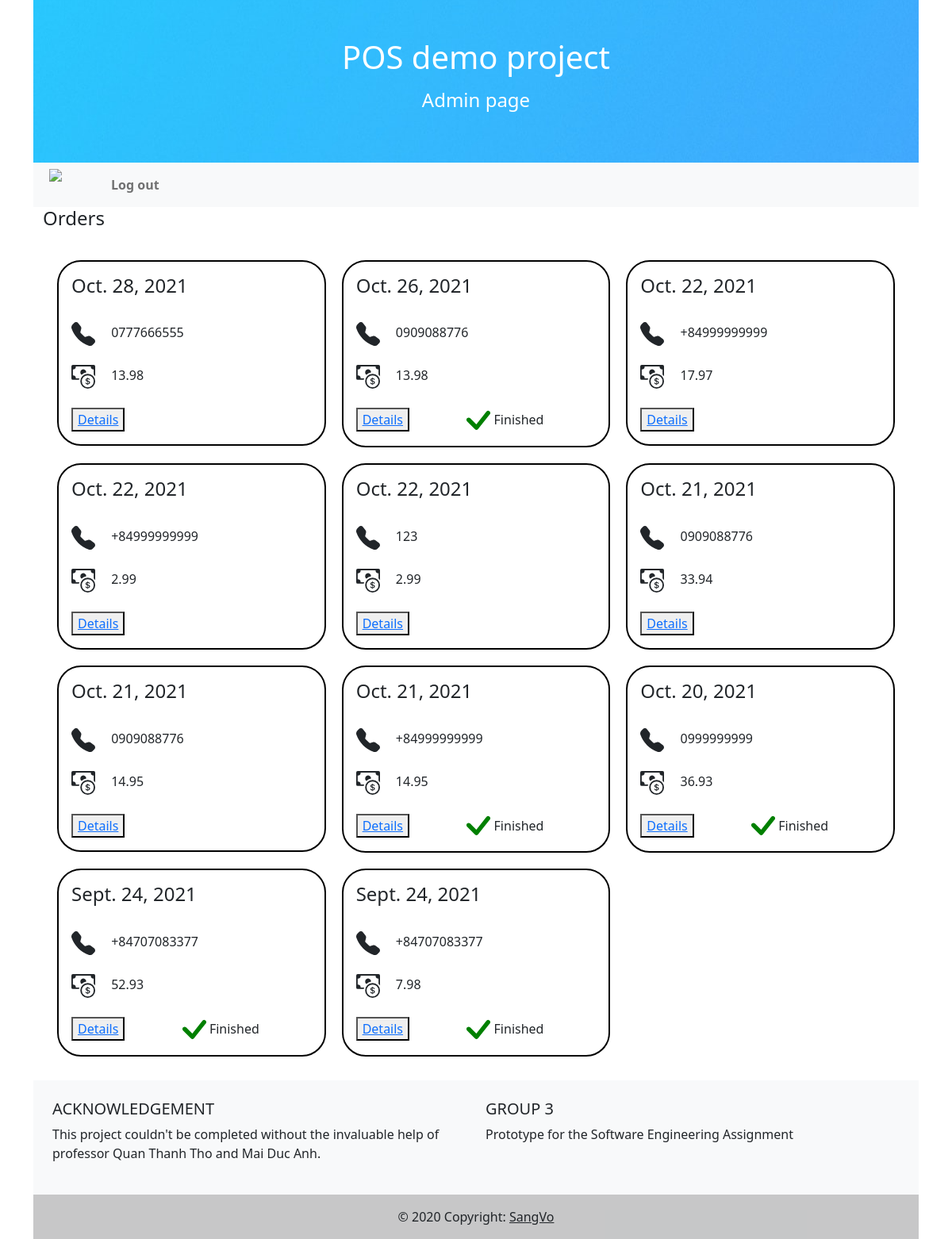
The page /manage_order (signed in) on the database as committed earlier.
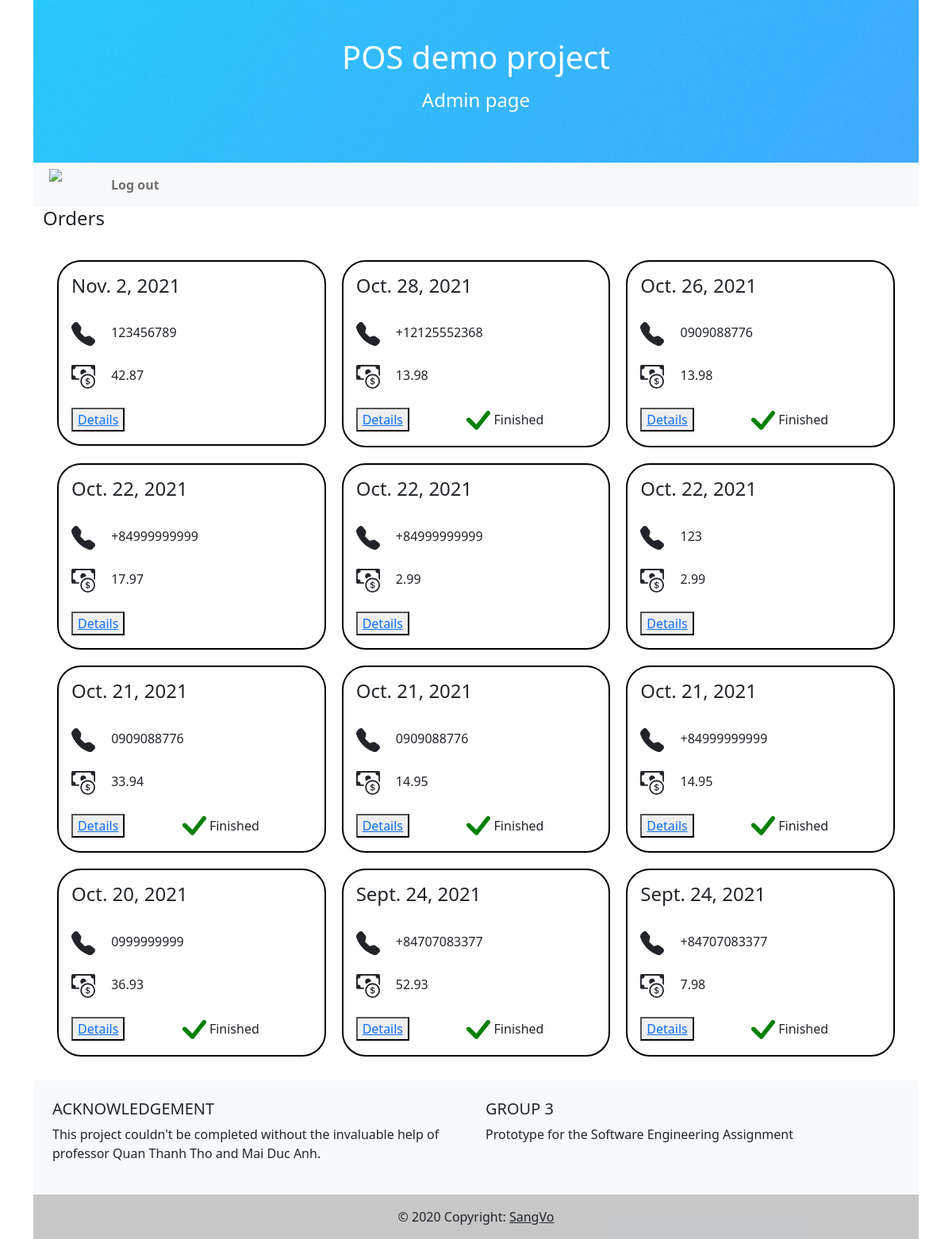
The same page on the database as committed later.
### restaurant_sys/models.py (models this page shows, shortened)
class bill_order(models.Model):
    bill_item=models.ManyToManyField(bill_item, null=True, blank=True)
    cus_phone= PhoneNumberField(unique = False, null = False, blank = False) # Here
    date=models.DateField(null=True,auto_now_add=True)
    finish=models.BooleanField(auto_created=False)
    price_total=models.DecimalField(max_digits=7,decimal_places=2,blank=True, null=True)

### restaurant_sys/views.py (the view)
# urls.py: path('manage_order', views.manage_order),
@login_required(login_url='/login')
def manage_order(request):
    o=[x for x in bill_order.objects.all()]
    o.reverse()
    return render(request,"manage_order.html",{'o':o,'back_url':BACKGROUND_URL})

### restaurant_sys/templates/manage_order.html (shortened to what this page needs)
{% extends 'base.html' %}
{% block body %}
<header>
  <div
    class="p-5 text-center bg-image"
    style="
      background-color: #EEEDE7;
      background-position-y: center;
      height: auto;
      background-image:url({{back_url}})
    "
  >
    <div class="mask" style="">
      <div class="d-flex justify-content-center align-items-center h-100">
        <div class="text-white">
          <h1 class="mb-3">POS demo project</h1>
          <h4 class="mb-3">Admin page</h4>
        </div>
      </div>
    </div>
  </div>
</header>
<nav class="navbar navbar-expand-lg navbar-light bg-light">
  <div class="collapse navbar-collapse" id="navbarNav">
    <ul class="navbar-nav">
      <div style="width:20px"></div>
      <image style="width:50px" src='https://upload.wikimedia.org/wikipedia/commons/thumb/d/de/HCMUT_official_logo.png/238px-HCMUT_official_logo.png'>
      <div style="width:20px"></div>
      <li class="nav-item">
        <a class="nav-link" href="/logout"><b>Log out</b></a>
      </li>
    </ul>
  </div>
</nav>
<div class= "container-fluid">
    <h4>Orders</h4>
    <div class= "row" style="padding:20px;">
       {% for order in o %}
       <div class ="col-12 col-sm-6 col-md-4" style="background-color: white; padding: 10px;">
        <div class="card-body" style="border: 2px solid black; border-radius: 30px;">
            <h4>{{order.date}}</h4><br>
            {{order.cus_phone}}<br><br>
            {{order.price_total}}<br><br>
            <button><a href="manage_order_detail/{{order.id}}">Details</a></button>
            {% if order.finish %}
            <svg xmlns="http://www.w3.org/2000/svg" width="30" height="30" fill="green" class="bi bi-check-lg" viewBox="0 0 16 16">
              <path d="M13.485 1.431a1.473 1.473 0 0 1 2.104 2.062l-7.84 9.801a1.473 1.473 0 0 1-2.12.04L.431 8.138a1.473 1.473 0 0 1 2.084-2.083l4.111 4.112 6.82-8.69a.486.486 0 0 1 .04-.045z"/>
            </svg>
            Finished
            {% endif %}
        </div>
      </div>
        {% endfor %}
    </div>
  </div>
{% endblock %}

Rows that differ between the two databases and show on the page:
added bill_order: date "Nov. 2, 2021", cus_phone "123456789", price_total "42.87"
changed bill_order "Oct. 28, 2021": cus_phone "0777666555" → "+12125552368"; now shows "Finished"
changed bill_order (number 7 of 12 on the later page): now shows "Finished"
changed bill_order (number 8 of 12 on the later page): now shows "Finished"
